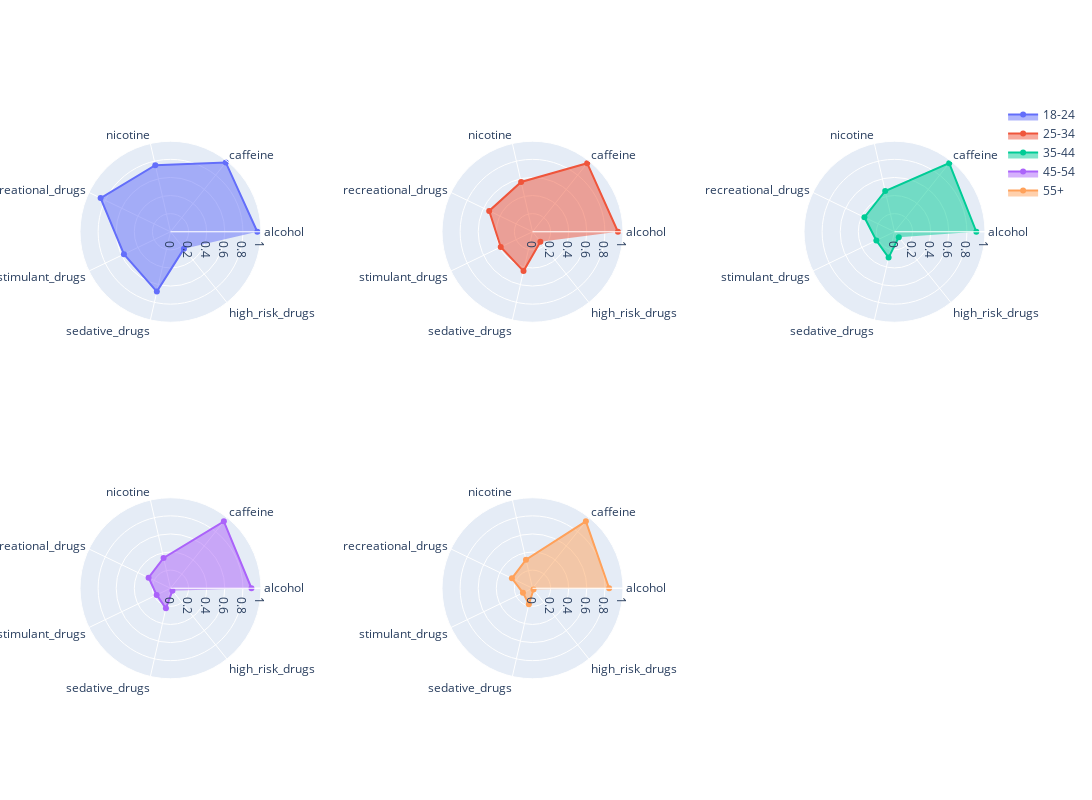

Source (notebook cell):
### Code cell
categories = drugs_agg.columns.tolist()

fig = sp.make_subplots(rows=2, cols=3, horizontal_spacing=0.2, specs=[[{'type': 'polar'}, {'type': 'polar'}, {'type': 'polar'}], [{'type': 'polar'}, {'type': 'polar'}, {}]])

for i in range(len(drugs_agg.index)):
    fig.add_trace(go.Scatterpolar(
      r=drugs_agg.iloc[i],
      theta=categories,
      fill='toself',
      name=drugs_agg.index[i]
    ), row=i//3+1, col=i%3+1)

fig.update_layout(height=800, width=1500)
fig.update_layout(polar=dict(radialaxis=dict(range=[0, 1])))
fig.update_layout(polar=dict(radialaxis=dict(range=[0, 1])), polar2=dict(radialaxis=dict(range=[0, 1])), polar3=dict(radialaxis=dict(range=[0, 1])), polar4=dict(radialaxis=dict(range=[0, 1])), polar5=dict(radialaxis=dict(range=[0, 1])), polar6=dict(radialaxis=dict(range=[0, 1])))

fig.show()

### Figure 1 — Plotly figure (JSON) as saved in the notebook; plotly's stock layout.template omitted (floating-point values rounded to 4 significant figures)
{"data": [{"fill": "toself", "name": "18-24", "r": [0.9592, 0.9796, 0.7551, 0.8571, 0.5714, 0.6782, 0.2386], "subplot": "polar", "theta": ["alcohol", "caffeine", "nicotine", "recreational_drugs", "stimulant_drugs", "sedative_drugs", "high_risk_drugs"], "type": "scatterpolar"}, {"fill": "toself", "name": "25-34", "r": [0.9437, 0.9688, 0.5646, 0.5312, 0.3896, 0.4458, 0.1396], "subplot": "polar2", "theta": ["alcohol", "caffeine", "nicotine", "recreational_drugs", "stimulant_drugs", "sedative_drugs", "high_risk_drugs"], "type": "scatterpolar"}, {"fill": "toself", "name": "35-44", "r": [0.9042, 0.969, 0.462, 0.369, 0.2225, 0.293, 0.07606], "subplot": "polar3", "theta": ["alcohol", "caffeine", "nicotine", "recreational_drugs", "stimulant_drugs", "sedative_drugs", "high_risk_drugs"], "type": "scatterpolar"}, {"fill": "toself", "name": "45-54", "r": [0.8946, 0.9456, 0.3435, 0.2687, 0.1701, 0.2279, 0.03401], "subplot": "polar4", "theta": ["alcohol", "caffeine", "nicotine", "recreational_drugs", "stimulant_drugs", "sedative_drugs", "high_risk_drugs"], "type": "scatterpolar"}, {"fill": "toself", "name": "55+", "r": [0.8468, 0.9459, 0.3243, 0.2523, 0.1171, 0.1802, 0.01802], "subplot": "polar5", "theta": ["alcohol", "caffeine", "nicotine", "recreational_drugs", "stimulant_drugs", "sedative_drugs", "high_risk_drugs"], "type": "scatterpolar"}], "layout": {"height": 800, "polar": {"domain": {"x": [0, 0.2], "y": [0.575, 1]}, "radialaxis": {"range": [0, 1]}}, "polar2": {"domain": {"x": [0.4, 0.6], "y": [0.575, 1]}, "radialaxis": {"range": [0, 1]}}, "polar3": {"domain": {"x": [0.8, 1], "y": [0.575, 1]}, "radialaxis": {"range": [0, 1]}}, "polar4": {"domain": {"x": [0, 0.2], "y": [0, 0.425]}, "radialaxis": {"range": [0, 1]}}, "polar5": {"domain": {"x": [0.4, 0.6], "y": [0, 0.425]}, "radialaxis": {"range": [0, 1]}}, "polar6": {"radialaxis": {"range": [0, 1]}}, "width": 1500, "xaxis": {"anchor": "y", "domain": [0.8, 1]}, "yaxis": {"anchor": "x", "domain": [0, 0.425]}}}
